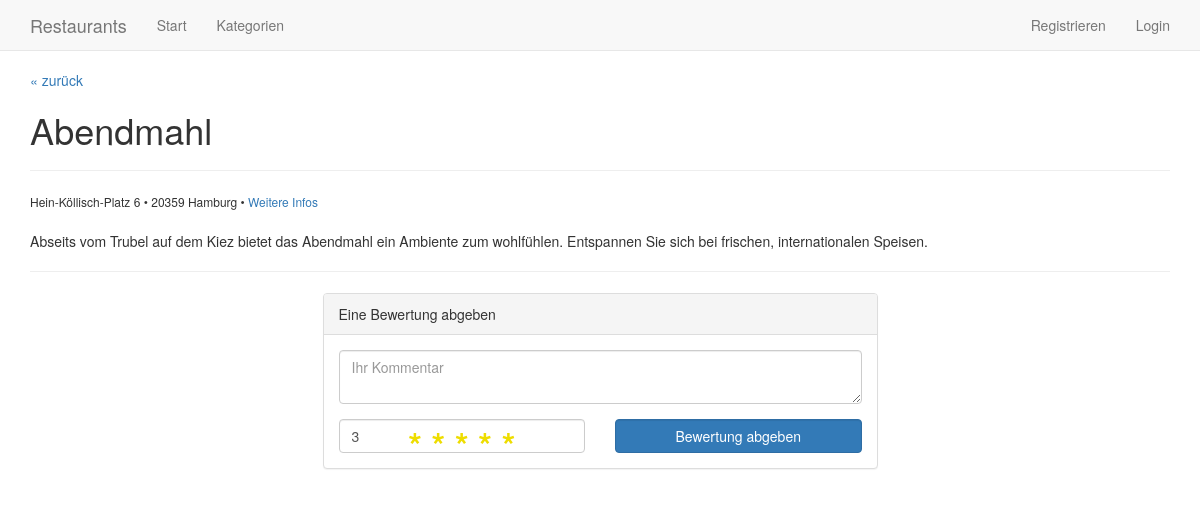
/detail/1, run on the app's committed database.
### tables this page shows
CREATE TABLE restaurant (
        id INTEGER PRIMARY KEY,
        name TEXT,
        description TEXT,
        url TEXT,
        street TEXT,
        city TEXT,
        zip INTEGER      
);

### application.py (the view)
@app.route('/detail/<int:restaurant_id>')
def detail(restaurant_id):
	restaurant = query_db('SELECT * FROM restaurant WHERE id = ?', (restaurant_id,), True)
	ratings = query_db('SELECT * FROM rating WHERE restaurant_id = ?', (restaurant_id,))
	return render_template('detail.html', restaurant=restaurant, ratings=ratings)

### application.py (called while the page is built)
def get_db():
	db = getattr(g, '_database', None)
	if db is None:
		db = g._database = sqlite3.connect(DATABASE)
	db.row_factory = sqlite3.Row
	return db

@app.teardown_appcontext
def close_connection(exception):
	db = getattr(g, '_database', None)
	if db is not None:
		db.close()

def query_db(query, args=(), one=False):
	cur = get_db().execute(query, args)
	rv = cur.fetchall()
	cur.close()
	return (rv[0] if rv else None) if one else rv

### templates/detail.html (shortened to what this page needs)
{% extends "layout.html" %}
{% block navigation %}{{ super( ) }}{% endblock %}
{% block content %}
	<p><a href="#" onClick="window.history.back();">&laquo; zurück</a></p>
	<h1>{{ restaurant['name'] }}</h1>
	<hr>
	<span style="font-size: 12px;">
		{{ restaurant['street'] }} &bull; {{ restaurant['zip'] }} {{ restaurant['city'] }} &bull;
		<a target="_blank" href="{{ restaurant['url'] }}">Weitere Infos</a><br><br>
	</span>
	<p>{{ restaurant['description'] }}</p>
	<hr>
	<div class="row">
		<div class="col-sm-offset-3 col-sm-6">
		</div>
	</div>
	<div class="row">
		<div class="col-sm-offset-3 col-sm-6">
			<div class="panel panel-default">
				<div class="panel-heading">
					Eine Bewertung abgeben
				</div>
				<div class="panel-body">
					<form action="{{ url_for('.rate') }}" method="get">
						<div class="row">
 							<div class="col-md-12">
								<textarea name="text" placeholder="Ihr Kommentar" class="form-control" required="required"></textarea>
							</div>
							<div class="col-md-6 text-center">
								<span style="margin-top: 15px; display: block; font-size: 35px; height: 0px; color: #ED0;"><strong>* * * * *</strong></span>
								<input class="form-control" type="number" name="rating" length="1" min="1" max="5" value="3">
							</div>
							<div class="col-md-6">
								<input type="submit" value="Bewertung abgeben" class="form-control btn btn-primary" style="margin-top: 15px;">
							</div>
						</div>
					</form>
				</div>
			</div>
		</div>
	</div>
{% endblock %}

### data on the page
restaurant: name "Abendmahl", street "Hein-Köllisch-Platz 6", zip "20359", city "Hamburg", description "Abseits vom Trubel auf dem Kiez bietet das Abendmahl ein Ambiente zum wohlfühlen. Entspannen Sie sich bei frischen, internationalen Speisen."
